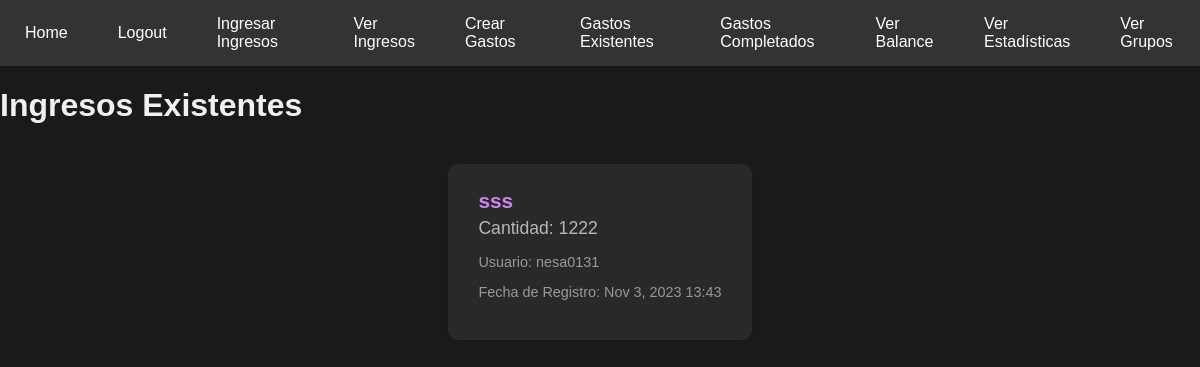
/verIngresos/ (signed in), run on the app's committed database.
### tasks/models.py (models this page shows)
class IngresarIngresos(models.Model):
    Nombre = models.CharField(max_length=50)
    Cantidad = models.BigIntegerField(default=0, blank=True, null=True)
    FechaDeRegistro = models.DateTimeField(null=True)
    user = models.ForeignKey(User, on_delete=models.CASCADE)

### tasks/views.py (the view)
# urls.py: path('verIngresos/',views.verIngresos, name = 'verIngresos'),
@login_required
def verIngresos(request):
    if request.method == 'GET':
        now = datetime.now()
        year = now.year
        month = now.month
        first_day = datetime(year, month, 1)
        last_day = first_day + timedelta(days=30)
        ingresos = IngresarIngresos.objects.filter(user=request.user, FechaDeRegistro__range=[first_day, last_day])
        return render(request, 'verIngresos.html', {'Ingresos': ingresos})

### tasks/templates/verIngresos.html (shortened to what this page needs)
{% extends 'base.html' %}
{% block content %}
<div class="container">
    <h1>Ingresos Existentes</h1>
    <ul class="ingresos-list">
        {% for IngresarIngresos in Ingresos %}
        <li class="ingreso-item">
            <a href="{% url 'ingresoDetail' IngresarIngresos.id %}">
                <h2 class="ingreso-title">{{ IngresarIngresos.Nombre }}</h2>
                <p class="ingreso-amount">Cantidad: {{ IngresarIngresos.Cantidad }}</p>
                <p class="ingreso-username">Usuario: {{ IngresarIngresos.user.username }}</p>
                <p class="date-created">Fecha de Registro: {{ IngresarIngresos.FechaDeRegistro|date:'M j, Y H:i' }}</p>
            </a>
        </li>
        {% endfor %}
    </ul>
</div>
{% endblock %}

### tasks/templates/base.html (style rules this page uses)
body { margin: 0; padding: 0; font-family: Arial, sans-serif; background-color: #f2f2f2; }
ul { list-style: none; display: flex; justify-content: center; align-items: center; margin: 0; padding: 0; }
li { margin: 0 15px; }
a { text-decoration: none; color: #fff; padding: 5px 10px; border-radius: 5px; transition: background-color 0.3s, color 0.3s, border-color 0.3s; display: block; }

### tasks/templates/verIngresos.html (style rules this page uses)
body { background-color: #1a1a1a; color: #f0f0f0; font-family: Arial, sans-serif; }
.ingresos-list { list-style: none; padding: 0; margin: 0; }
.ingreso-item { background-color: #2a2a2a; padding: 20px; margin: 20px 0; border-radius: 10px; box-shadow: 0 2px 4px rgba(0, 0, 0, 0.1); opacity: 0.95; transition: background-color 0.3s; }
.ingreso-title { font-size: 1.3rem; margin: 0; color: #d38dfc; }
.ingreso-amount { font-size: 1.1rem; margin: 5px 0; color: #c0c0c0; }
.ingreso-username { font-size: 0.9rem; color: #a0a0a0; }
.date-created { font-size: 0.9rem; color: #a0a0a0; }
h1 { margin-bottom: 20px; font-size: 2rem; color: #f0f0f0; }

### data on the page
IngresarIngresos: Nombre "sss", Cantidad "1222", user.username "nesa0131", FechaDeRegistro "Nov 3, 2023 13:43"
